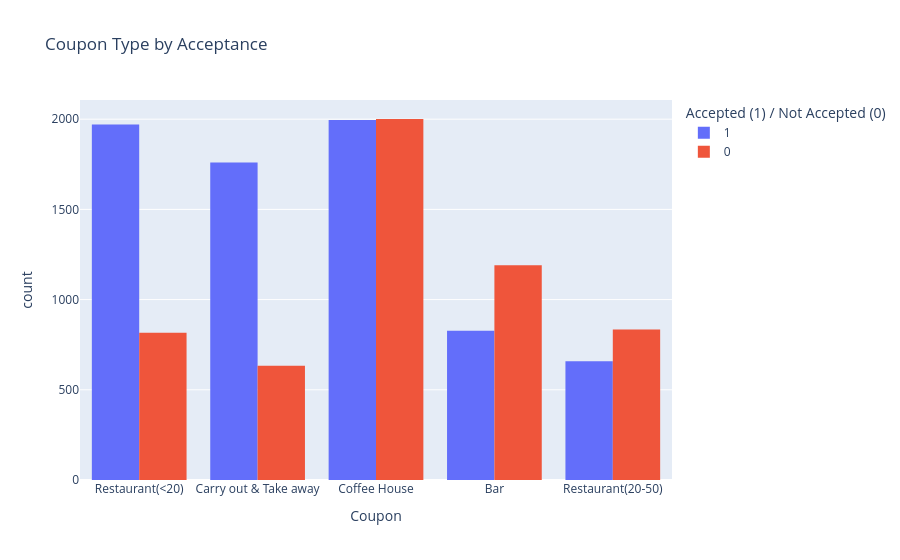

Notebook source saved alongside this figure:
### Code cell
#px.bar(data, x='coupon', y='Y', color='Y', title='Price by Coupon and Y')

fig = px.histogram(
    df_unk,
    x='coupon',
    color='Y',
    barmode='group',
    title='Coupon Type by Acceptance',
    labels={'coupon': 'Coupon', 'Y': 'Accepted (1) / Not Accepted (0)'}
)
fig.show()

### Figure 1 — Plotly figure (JSON) as saved in the notebook; plotly's stock layout.template omitted (floating-point values rounded to 4 significant figures; data arrays with more than 128 entries replaced by an {"elided": "..."} marker saying what was removed)
{"data": [{"alignmentgroup": "True", "bingroup": "x", "hovertemplate": "Accepted (1) / Not Accepted (0)=1<br>Coupon=%{x}<br>count=%{y}<extra></extra>", "legendgroup": "1", "marker": {"color": "#636efa", "pattern": {"shape": ""}}, "name": "1", "offsetgroup": "1", "orientation": "v", "showlegend": true, "type": "histogram", "x": {"elided": "7210 str values"}, "xaxis": "x", "yaxis": "y"}, {"alignmentgroup": "True", "bingroup": "x", "hovertemplate": "Accepted (1) / Not Accepted (0)=0<br>Coupon=%{x}<br>count=%{y}<extra></extra>", "legendgroup": "0", "marker": {"color": "#EF553B", "pattern": {"shape": ""}}, "name": "0", "offsetgroup": "0", "orientation": "v", "showlegend": true, "type": "histogram", "x": {"elided": "5474 str values"}, "xaxis": "x", "yaxis": "y"}], "layout": {"barmode": "group", "legend": {"title": {"text": "Accepted (1) / Not Accepted (0)"}, "tracegroupgap": 0}, "title": {"text": "Coupon Type by Acceptance"}, "xaxis": {"anchor": "y", "domain": [0, 1], "title": {"text": "Coupon"}}, "yaxis": {"anchor": "x", "domain": [0, 1], "title": {"text": "count"}}}}
